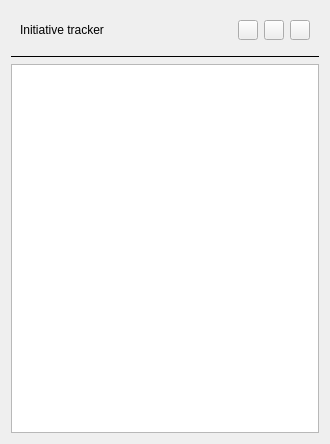
<?xml version="1.0" encoding="UTF-8"?>
<ui version="4.0">
 <class>QInititiveTrackerWidget</class>
 <widget class="QWidget" name="QInititiveTrackerWidget">
  <property name="geometry">
   <rect>
    <x>0</x>
    <y>0</y>
    <width>330</width>
    <height>444</height>
   </rect>
  </property>
  <property name="sizePolicy">
   <sizepolicy hsizetype="MinimumExpanding" vsizetype="MinimumExpanding">
    <horstretch>0</horstretch>
    <verstretch>0</verstretch>
   </sizepolicy>
  </property>
  <property name="minimumSize">
   <size>
    <width>330</width>
    <height>444</height>
   </size>
  </property>
  <property name="windowTitle">
   <string>QInititiveTrackerWidget</string>
  </property>
  <layout class="QVBoxLayout" name="verticalLayout">
   <item>
    <widget class="QWidget" name="toolBarWidget" native="true">
     <layout class="QHBoxLayout" name="horizontalLayout">
      <item>
       <widget class="QLabel" name="titleLabel">
        <property name="text">
         <string>Initiative tracker</string>
        </property>
       </widget>
      </item>
      <item>
       <widget class="QPushButton" name="backButton">
        <property name="sizePolicy">
         <sizepolicy hsizetype="Fixed" vsizetype="Fixed">
          <horstretch>0</horstretch>
          <verstretch>0</verstretch>
         </sizepolicy>
        </property>
        <property name="minimumSize">
         <size>
          <width>20</width>
          <height>20</height>
         </size>
        </property>
        <property name="maximumSize">
         <size>
          <width>20</width>
          <height>20</height>
         </size>
        </property>
        <property name="toolTip">
         <string>Previous turn</string>
        </property>
        <property name="text">
         <string/>
        </property>
        <property name="icon">
         <iconset resource="static/app_resources.qrc">
          <normaloff>:/initiative tracker/back.svg</normaloff>:/initiative tracker/back.svg</iconset>
        </property>
       </widget>
      </item>
      <item>
       <widget class="QPushButton" name="nextButton">
        <property name="sizePolicy">
         <sizepolicy hsizetype="Fixed" vsizetype="Fixed">
          <horstretch>0</horstretch>
          <verstretch>0</verstretch>
         </sizepolicy>
        </property>
        <property name="minimumSize">
         <size>
          <width>20</width>
          <height>20</height>
         </size>
        </property>
        <property name="maximumSize">
         <size>
          <width>20</width>
          <height>20</height>
         </size>
        </property>
        <property name="toolTip">
         <string>NextTurn</string>
        </property>
        <property name="text">
         <string/>
        </property>
        <property name="icon">
         <iconset resource="static/app_resources.qrc">
          <normaloff>:/initiative tracker/forward.svg</normaloff>:/initiative tracker/forward.svg</iconset>
        </property>
       </widget>
      </item>
      <item>
       <widget class="QPushButton" name="shareButton">
        <property name="sizePolicy">
         <sizepolicy hsizetype="Fixed" vsizetype="Fixed">
          <horstretch>0</horstretch>
          <verstretch>0</verstretch>
         </sizepolicy>
        </property>
        <property name="minimumSize">
         <size>
          <width>20</width>
          <height>20</height>
         </size>
        </property>
        <property name="maximumSize">
         <size>
          <width>20</width>
          <height>20</height>
         </size>
        </property>
        <property name="toolTip">
         <string>Open player wiev</string>
        </property>
        <property name="text">
         <string/>
        </property>
        <property name="icon">
         <iconset resource="static/app_resources.qrc">
          <normaloff>:/initiative tracker/share.svg</normaloff>:/initiative tracker/share.svg</iconset>
        </property>
       </widget>
      </item>
     </layout>
    </widget>
   </item>
   <item>
    <widget class="Line" name="line">
     <property name="frameShadow">
      <enum>QFrame::Plain</enum>
     </property>
     <property name="orientation">
      <enum>Qt::Horizontal</enum>
     </property>
    </widget>
   </item>
   <item>
    <widget class="QTableView" name="encounterView">
     <property name="selectionMode">
      <enum>QAbstractItemView::SingleSelection</enum>
     </property>
     <property name="selectionBehavior">
      <enum>QAbstractItemView::SelectRows</enum>
     </property>
     <property name="showGrid">
      <bool>false</bool>
     </property>
     <attribute name="verticalHeaderVisible">
      <bool>false</bool>
     </attribute>
     <attribute name="verticalHeaderHighlightSections">
      <bool>false</bool>
     </attribute>
    </widget>
   </item>
  </layout>
 </widget>
 <resources>
  <include location="static/app_resources.qrc"/>
 </resources>
 <connections/>
</ui>
